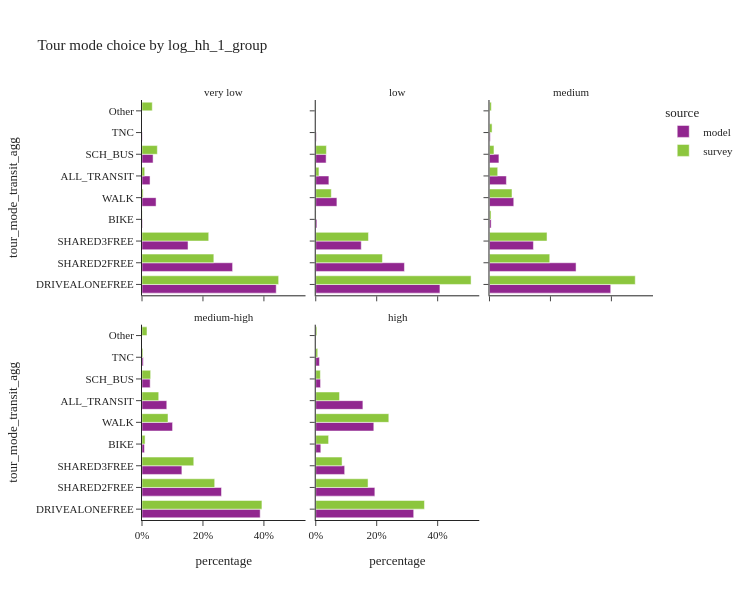
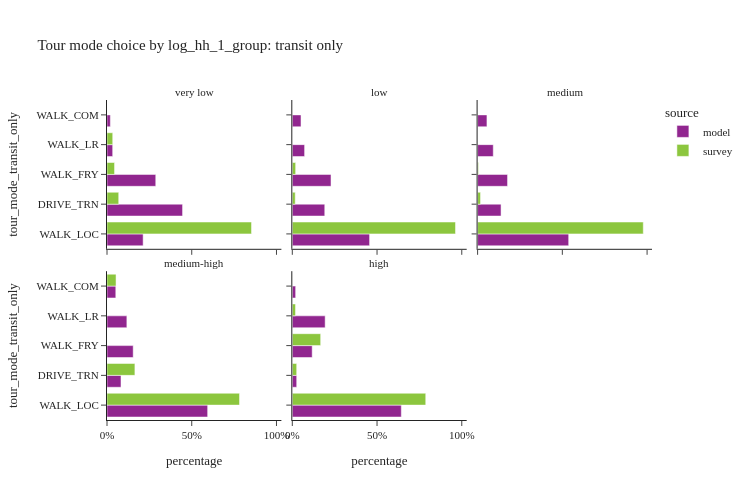

Notebook code cell kept with these figures, in order:
### Code cell
tour_mode_choice_seg(segment_col='log_hh_1_group', height=[600, 500])

### Figure 1 — Plotly figure (JSON) as saved in the notebook; plotly's stock layout.template omitted (floating-point values rounded to 4 significant figures)
{"data": [{"alignmentgroup": "True", "customdata": [[295468], [199443], [101330], [1086], [30975], [17693], [24384], [648]], "hovertemplate": "source=model<br>log_hh_1_group=very low<br>percentage=%{x}<br>tour_mode_transit_agg=%{y}<br>sample_size=%{customdata[0]}<extra></extra>", "legendgroup": "model", "marker": {"color": "#91268F", "pattern": {"shape": ""}}, "name": "model", "offsetgroup": "model", "orientation": "h", "showlegend": true, "textposition": "auto", "type": "bar", "x": [0.4403, 0.2972, 0.151, 0.001618, 0.04616, 0.02637, 0.03634, 0.0009657], "xaxis": "x4", "y": ["DRIVEALONEFREE", "SHARED2FREE", "SHARED3FREE", "BIKE", "WALK", "ALL_TRANSIT", "SCH_BUS", "TNC"], "yaxis": "y4"}, {"alignmentgroup": "True", "customdata": [[279779], [199816], [102524], [2629], [47699], [29608], [23392], [1229]], "hovertemplate": "source=model<br>log_hh_1_group=low<br>percentage=%{x}<br>tour_mode_transit_agg=%{y}<br>sample_size=%{customdata[0]}<extra></extra>", "legendgroup": "model", "marker": {"color": "#91268F", "pattern": {"shape": ""}}, "name": "model", "offsetgroup": "model", "orientation": "h", "showlegend": false, "textposition": "auto", "type": "bar", "x": [0.4074, 0.291, 0.1493, 0.003829, 0.06946, 0.04312, 0.03407, 0.00179], "xaxis": "x5", "y": ["DRIVEALONEFREE", "SHARED2FREE", "SHARED3FREE", "BIKE", "WALK", "ALL_TRANSIT", "SCH_BUS", "TNC"], "yaxis": "y5"}, {"alignmentgroup": "True", "customdata": [[535691], [382558], [194130], [7275], [107285], [74652], [41703], [3433]], "hovertemplate": "source=model<br>log_hh_1_group=medium<br>percentage=%{x}<br>tour_mode_transit_agg=%{y}<br>sample_size=%{customdata[0]}<extra></extra>", "legendgroup": "model", "marker": {"color": "#91268F", "pattern": {"shape": ""}}, "name": "model", "offsetgroup": "model", "orientation": "h", "showlegend": false, "textposition": "auto", "type": "bar", "x": [0.3978, 0.2841, 0.1441, 0.005402, 0.07966, 0.05543, 0.03097, 0.002549], "xaxis": "x6", "y": ["DRIVEALONEFREE", "SHARED2FREE", "SHARED3FREE", "BIKE", "WALK", "ALL_TRANSIT", "SCH_BUS", "TNC"], "yaxis": "y6"}, {"alignmentgroup": "True", "customdata": [[474743], [319313], [160182], [9864], [122769], [99552], [32825], [5108]], "hovertemplate": "source=model<br>log_hh_1_group=medium-high<br>percentage=%{x}<br>tour_mode_transit_agg=%{y}<br>sample_size=%{customdata[0]}<extra></extra>", "legendgroup": "model", "marker": {"color": "#91268F", "pattern": {"shape": ""}}, "name": "model", "offsetgroup": "model", "orientation": "h", "showlegend": false, "textposition": "auto", "type": "bar", "x": [0.3877, 0.2608, 0.1308, 0.008056, 0.1003, 0.08131, 0.02681, 0.004172], "xaxis": "x", "y": ["DRIVEALONEFREE", "SHARED2FREE", "SHARED3FREE", "BIKE", "WALK", "ALL_TRANSIT", "SCH_BUS", "TNC"], "yaxis": "y"}, {"alignmentgroup": "True", "customdata": [[326528], [197025], [96434], [16902], [193557], [157155], [15985], [12382]], "hovertemplate": "source=model<br>log_hh_1_group=high<br>percentage=%{x}<br>tour_mode_transit_agg=%{y}<br>sample_size=%{customdata[0]}<extra></extra>", "legendgroup": "model", "marker": {"color": "#91268F", "pattern": {"shape": ""}}, "name": "model", "offsetgroup": "model", "orientation": "h", "showlegend": false, "textposition": "auto", "type": "bar", "x": [0.3214, 0.1939, 0.09492, 0.01664, 0.1905, 0.1547, 0.01573, 0.01219], "xaxis": "x2", "y": ["DRIVEALONEFREE", "SHARED2FREE", "SHARED3FREE", "BIKE", "WALK", "ALL_TRANSIT", "SCH_BUS", "TNC"], "yaxis": "y2"}, {"alignmentgroup": "True", "customdata": [[293], [125], [98], [2], [16], [11], [30], [13]], "hovertemplate": "source=survey<br>log_hh_1_group=very low<br>percentage=%{x}<br>tour_mode_transit_agg=%{y}<br>sample_size=%{customdata[0]}<extra></extra>", "legendgroup": "survey", "marker": {"color": "#8CC63E", "pattern": {"shape": ""}}, "name": "survey", "offsetgroup": "survey", "orientation": "h", "showlegend": true, "textposition": "auto", "type": "bar", "x": [0.4483, 0.2357, 0.2189, 0.0005855, 0.003656, 0.008851, 0.05028, 0.03368], "xaxis": "x4", "y": ["DRIVEALONEFREE", "SHARED2FREE", "SHARED3FREE", "BIKE", "WALK", "ALL_TRANSIT", "SCH_BUS", "Other"], "yaxis": "y4"}, {"alignmentgroup": "True", "customdata": [[284], [141], [94], [5], [44], [24], [22], [2], [2]], "hovertemplate": "source=survey<br>log_hh_1_group=low<br>percentage=%{x}<br>tour_mode_transit_agg=%{y}<br>sample_size=%{customdata[0]}<extra></extra>", "legendgroup": "survey", "marker": {"color": "#8CC63E", "pattern": {"shape": ""}}, "name": "survey", "offsetgroup": "survey", "orientation": "h", "showlegend": false, "textposition": "auto", "type": "bar", "x": [0.5097, 0.2188, 0.173, 0.0009763, 0.05106, 0.01055, 0.035, 7.042e-05, 0.0008982], "xaxis": "x5", "y": ["DRIVEALONEFREE", "SHARED2FREE", "SHARED3FREE", "BIKE", "WALK", "ALL_TRANSIT", "SCH_BUS", "TNC", "Other"], "yaxis": "y5"}, {"alignmentgroup": "True", "customdata": [[529], [235], [160], [15], [117], [46], [34], [5], [7]], "hovertemplate": "source=survey<br>log_hh_1_group=medium<br>percentage=%{x}<br>tour_mode_transit_agg=%{y}<br>sample_size=%{customdata[0]}<extra></extra>", "legendgroup": "survey", "marker": {"color": "#8CC63E", "pattern": {"shape": ""}}, "name": "survey", "offsetgroup": "survey", "orientation": "h", "showlegend": false, "textposition": "auto", "type": "bar", "x": [0.4783, 0.1977, 0.1888, 0.005091, 0.07392, 0.02698, 0.01473, 0.008504, 0.006035], "xaxis": "x6", "y": ["DRIVEALONEFREE", "SHARED2FREE", "SHARED3FREE", "BIKE", "WALK", "ALL_TRANSIT", "SCH_BUS", "TNC", "Other"], "yaxis": "y6"}, {"alignmentgroup": "True", "customdata": [[584], [291], [176], [30], [170], [87], [32], [8], [15]], "hovertemplate": "source=survey<br>log_hh_1_group=medium-high<br>percentage=%{x}<br>tour_mode_transit_agg=%{y}<br>sample_size=%{customdata[0]}<extra></extra>", "legendgroup": "survey", "marker": {"color": "#8CC63E", "pattern": {"shape": ""}}, "name": "survey", "offsetgroup": "survey", "orientation": "h", "showlegend": false, "textposition": "auto", "type": "bar", "x": [0.3935, 0.2385, 0.1699, 0.01012, 0.08532, 0.05487, 0.02839, 0.003095, 0.01637], "xaxis": "x", "y": ["DRIVEALONEFREE", "SHARED2FREE", "SHARED3FREE", "BIKE", "WALK", "ALL_TRANSIT", "SCH_BUS", "TNC", "Other"], "yaxis": "y"}, {"alignmentgroup": "True", "customdata": [[912], [397], [212], [177], [930], [374], [24], [27], [34]], "hovertemplate": "source=survey<br>log_hh_1_group=high<br>percentage=%{x}<br>tour_mode_transit_agg=%{y}<br>sample_size=%{customdata[0]}<extra></extra>", "legendgroup": "survey", "marker": {"color": "#8CC63E", "pattern": {"shape": ""}}, "name": "survey", "offsetgroup": "survey", "orientation": "h", "showlegend": false, "textposition": "auto", "type": "bar", "x": [0.3567, 0.1716, 0.08639, 0.04217, 0.2398, 0.07803, 0.01515, 0.006489, 0.003696], "xaxis": "x2", "y": ["DRIVEALONEFREE", "SHARED2FREE", "SHARED3FREE", "BIKE", "WALK", "ALL_TRANSIT", "SCH_BUS", "TNC", "Other"], "yaxis": "y2"}], "layout": {"annotations": [{"font": {}, "showarrow": false, "text": "medium-high", "x": 0.16, "xanchor": "center", "xref": "paper", "y": 0.465, "yanchor": "bottom", "yref": "paper"}, {"font": {}, "showarrow": false, "text": "high", "x": 0.5, "xanchor": "center", "xref": "paper", "y": 0.465, "yanchor": "bottom", "yref": "paper"}, {"font": {}, "showarrow": false, "text": "very low", "x": 0.16, "xanchor": "center", "xref": "paper", "y": 1.0, "yanchor": "bottom", "yref": "paper"}, {"font": {}, "showarrow": false, "text": "low", "x": 0.5, "xanchor": "center", "xref": "paper", "y": 1.0, "yanchor": "bottom", "yref": "paper"}, {"font": {}, "showarrow": false, "text": "medium", "x": 0.84, "xanchor": "center", "xref": "paper", "y": 1.0, "yanchor": "bottom", "yref": "paper"}], "barmode": "group", "height": 600, "legend": {"title": {"text": "source"}, "tracegroupgap": 0}, "title": {"text": "Tour mode choice by log_hh_1_group"}, "width": 750, "xaxis": {"anchor": "y", "domain": [0.0, 0.32], "tickformat": ".0%", "title": {"text": "percentage"}}, "xaxis2": {"anchor": "y2", "domain": [0.34, 0.66], "matches": "x", "tickformat": ".0%", "title": {"text": "percentage"}}, "xaxis3": {"anchor": "y3", "domain": [0.68, 1.0], "matches": "x", "title": {"text": "percentage"}}, "xaxis4": {"anchor": "y4", "domain": [0.0, 0.32], "matches": "x", "showticklabels": false}, "xaxis5": {"anchor": "y5", "domain": [0.34, 0.66], "matches": "x", "showticklabels": false}, "xaxis6": {"anchor": "y6", "domain": [0.68, 1.0], "matches": "x", "showticklabels": false}, "yaxis": {"anchor": "x", "domain": [0.0, 0.465], "title": {"text": "tour_mode_transit_agg"}}, "yaxis2": {"anchor": "x2", "domain": [0.0, 0.465], "matches": "y", "showticklabels": false}, "yaxis3": {"anchor": "x3", "domain": [0.0, 0.465], "matches": "y", "showticklabels": false}, "yaxis4": {"anchor": "x4", "domain": [0.535, 1.0], "matches": "y", "title": {"text": "tour_mode_transit_agg"}}, "yaxis5": {"anchor": "x5", "domain": [0.535, 1.0], "matches": "y", "showticklabels": false}, "yaxis6": {"anchor": "x6", "domain": [0.535, 1.0], "matches": "y", "showticklabels": false}}}

### Figure 2 — Plotly figure (JSON) as saved in the notebook; plotly's stock layout.template omitted (floating-point values rounded to 4 significant figures)
{"data": [{"alignmentgroup": "True", "customdata": [[3773], [7888], [5089], [593], [350]], "hovertemplate": "source=model<br>log_hh_1_group=very low<br>percentage=%{x}<br>tour_mode_transit_only=%{y}<br>sample_size=%{customdata[0]}<extra></extra>", "legendgroup": "model", "marker": {"color": "#91268F", "pattern": {"shape": ""}}, "name": "model", "offsetgroup": "model", "orientation": "h", "showlegend": true, "textposition": "auto", "type": "bar", "x": [0.2132, 0.4458, 0.2876, 0.03352, 0.01978], "xaxis": "x4", "y": ["WALK_LOC", "DRIVE_TRN", "WALK_FRY", "WALK_LR", "WALK_COM"], "yaxis": "y4"}, {"alignmentgroup": "True", "customdata": [[13503], [5671], [6763], [2149], [1522]], "hovertemplate": "source=model<br>log_hh_1_group=low<br>percentage=%{x}<br>tour_mode_transit_only=%{y}<br>sample_size=%{customdata[0]}<extra></extra>", "legendgroup": "model", "marker": {"color": "#91268F", "pattern": {"shape": ""}}, "name": "model", "offsetgroup": "model", "orientation": "h", "showlegend": false, "textposition": "auto", "type": "bar", "x": [0.4561, 0.1915, 0.2284, 0.07258, 0.05141], "xaxis": "x5", "y": ["WALK_LOC", "DRIVE_TRN", "WALK_FRY", "WALK_LR", "WALK_COM"], "yaxis": "y5"}, {"alignmentgroup": "True", "customdata": [[40118], [10330], [13189], [6900], [4115]], "hovertemplate": "source=model<br>log_hh_1_group=medium<br>percentage=%{x}<br>tour_mode_transit_only=%{y}<br>sample_size=%{customdata[0]}<extra></extra>", "legendgroup": "model", "marker": {"color": "#91268F", "pattern": {"shape": ""}}, "name": "model", "offsetgroup": "model", "orientation": "h", "showlegend": false, "textposition": "auto", "type": "bar", "x": [0.5374, 0.1384, 0.1767, 0.09243, 0.05512], "xaxis": "x6", "y": ["WALK_LOC", "DRIVE_TRN", "WALK_FRY", "WALK_LR", "WALK_COM"], "yaxis": "y6"}, {"alignmentgroup": "True", "customdata": [[59120], [8220], [15381], [11667], [5164]], "hovertemplate": "source=model<br>log_hh_1_group=medium-high<br>percentage=%{x}<br>tour_mode_transit_only=%{y}<br>sample_size=%{customdata[0]}<extra></extra>", "legendgroup": "model", "marker": {"color": "#91268F", "pattern": {"shape": ""}}, "name": "model", "offsetgroup": "model", "orientation": "h", "showlegend": false, "textposition": "auto", "type": "bar", "x": [0.5939, 0.08257, 0.1545, 0.1172, 0.05187], "xaxis": "x", "y": ["WALK_LOC", "DRIVE_TRN", "WALK_FRY", "WALK_LR", "WALK_COM"], "yaxis": "y"}, {"alignmentgroup": "True", "customdata": [[101079], [4076], [18430], [30461], [3109]], "hovertemplate": "source=model<br>log_hh_1_group=high<br>percentage=%{x}<br>tour_mode_transit_only=%{y}<br>sample_size=%{customdata[0]}<extra></extra>", "legendgroup": "model", "marker": {"color": "#91268F", "pattern": {"shape": ""}}, "name": "model", "offsetgroup": "model", "orientation": "h", "showlegend": false, "textposition": "auto", "type": "bar", "x": [0.6432, 0.02594, 0.1173, 0.1938, 0.01978], "xaxis": "x2", "y": ["WALK_LOC", "DRIVE_TRN", "WALK_FRY", "WALK_LR", "WALK_COM"], "yaxis": "y2"}, {"alignmentgroup": "True", "customdata": [[3], [4], [3], [1]], "hovertemplate": "source=survey<br>log_hh_1_group=very low<br>percentage=%{x}<br>tour_mode_transit_only=%{y}<br>sample_size=%{customdata[0]}<extra></extra>", "legendgroup": "survey", "marker": {"color": "#8CC63E", "pattern": {"shape": ""}}, "name": "survey", "offsetgroup": "survey", "orientation": "h", "showlegend": true, "textposition": "auto", "type": "bar", "x": [0.8527, 0.06908, 0.04447, 0.03374], "xaxis": "x4", "y": ["WALK_LOC", "DRIVE_TRN", "WALK_FRY", "WALK_LR"], "yaxis": "y4"}, {"alignmentgroup": "True", "customdata": [[20], [2], [2]], "hovertemplate": "source=survey<br>log_hh_1_group=low<br>percentage=%{x}<br>tour_mode_transit_only=%{y}<br>sample_size=%{customdata[0]}<extra></extra>", "legendgroup": "survey", "marker": {"color": "#8CC63E", "pattern": {"shape": ""}}, "name": "survey", "offsetgroup": "survey", "orientation": "h", "showlegend": false, "textposition": "auto", "type": "bar", "x": [0.9629, 0.01729, 0.01979], "xaxis": "x5", "y": ["WALK_LOC", "DRIVE_TRN", "WALK_FRY"], "yaxis": "y5"}, {"alignmentgroup": "True", "customdata": [[42], [3], [1]], "hovertemplate": "source=survey<br>log_hh_1_group=medium<br>percentage=%{x}<br>tour_mode_transit_only=%{y}<br>sample_size=%{customdata[0]}<extra></extra>", "legendgroup": "survey", "marker": {"color": "#8CC63E", "pattern": {"shape": ""}}, "name": "survey", "offsetgroup": "survey", "orientation": "h", "showlegend": false, "textposition": "auto", "type": "bar", "x": [0.9776, 0.0173, 0.005131], "xaxis": "x6", "y": ["WALK_LOC", "DRIVE_TRN", "WALK_FRY"], "yaxis": "y6"}, {"alignmentgroup": "True", "customdata": [[72], [10], [2], [3]], "hovertemplate": "source=survey<br>log_hh_1_group=medium-high<br>percentage=%{x}<br>tour_mode_transit_only=%{y}<br>sample_size=%{customdata[0]}<extra></extra>", "legendgroup": "survey", "marker": {"color": "#8CC63E", "pattern": {"shape": ""}}, "name": "survey", "offsetgroup": "survey", "orientation": "h", "showlegend": false, "textposition": "auto", "type": "bar", "x": [0.7819, 0.1646, 0.0001201, 0.05334], "xaxis": "x", "y": ["WALK_LOC", "DRIVE_TRN", "WALK_LR", "WALK_COM"], "yaxis": "y"}, {"alignmentgroup": "True", "customdata": [[334], [14], [5], [19], [2]], "hovertemplate": "source=survey<br>log_hh_1_group=high<br>percentage=%{x}<br>tour_mode_transit_only=%{y}<br>sample_size=%{customdata[0]}<extra></extra>", "legendgroup": "survey", "marker": {"color": "#8CC63E", "pattern": {"shape": ""}}, "name": "survey", "offsetgroup": "survey", "orientation": "h", "showlegend": false, "textposition": "auto", "type": "bar", "x": [0.7873, 0.02591, 0.1674, 0.01901, 0.0003587], "xaxis": "x2", "y": ["WALK_LOC", "DRIVE_TRN", "WALK_FRY", "WALK_LR", "WALK_COM"], "yaxis": "y2"}], "layout": {"annotations": [{"font": {}, "showarrow": false, "text": "medium-high", "x": 0.16, "xanchor": "center", "xref": "paper", "y": 0.465, "yanchor": "bottom", "yref": "paper"}, {"font": {}, "showarrow": false, "text": "high", "x": 0.5, "xanchor": "center", "xref": "paper", "y": 0.465, "yanchor": "bottom", "yref": "paper"}, {"font": {}, "showarrow": false, "text": "very low", "x": 0.16, "xanchor": "center", "xref": "paper", "y": 1.0, "yanchor": "bottom", "yref": "paper"}, {"font": {}, "showarrow": false, "text": "low", "x": 0.5, "xanchor": "center", "xref": "paper", "y": 1.0, "yanchor": "bottom", "yref": "paper"}, {"font": {}, "showarrow": false, "text": "medium", "x": 0.84, "xanchor": "center", "xref": "paper", "y": 1.0, "yanchor": "bottom", "yref": "paper"}], "barmode": "group", "height": 500, "legend": {"title": {"text": "source"}, "tracegroupgap": 0}, "title": {"text": "Tour mode choice by log_hh_1_group: transit only"}, "width": 750, "xaxis": {"anchor": "y", "domain": [0.0, 0.32], "tickformat": ".0%", "title": {"text": "percentage"}}, "xaxis2": {"anchor": "y2", "domain": [0.34, 0.66], "matches": "x", "tickformat": ".0%", "title": {"text": "percentage"}}, "xaxis3": {"anchor": "y3", "domain": [0.68, 1.0], "matches": "x", "title": {"text": "percentage"}}, "xaxis4": {"anchor": "y4", "domain": [0.0, 0.32], "matches": "x", "showticklabels": false}, "xaxis5": {"anchor": "y5", "domain": [0.34, 0.66], "matches": "x", "showticklabels": false}, "xaxis6": {"anchor": "y6", "domain": [0.68, 1.0], "matches": "x", "showticklabels": false}, "yaxis": {"anchor": "x", "domain": [0.0, 0.465], "title": {"text": "tour_mode_transit_only"}}, "yaxis2": {"anchor": "x2", "domain": [0.0, 0.465], "matches": "y", "showticklabels": false}, "yaxis3": {"anchor": "x3", "domain": [0.0, 0.465], "matches": "y", "showticklabels": false}, "yaxis4": {"anchor": "x4", "domain": [0.535, 1.0], "matches": "y", "title": {"text": "tour_mode_transit_only"}}, "yaxis5": {"anchor": "x5", "domain": [0.535, 1.0], "matches": "y", "showticklabels": false}, "yaxis6": {"anchor": "x6", "domain": [0.535, 1.0], "matches": "y", "showticklabels": false}}}
